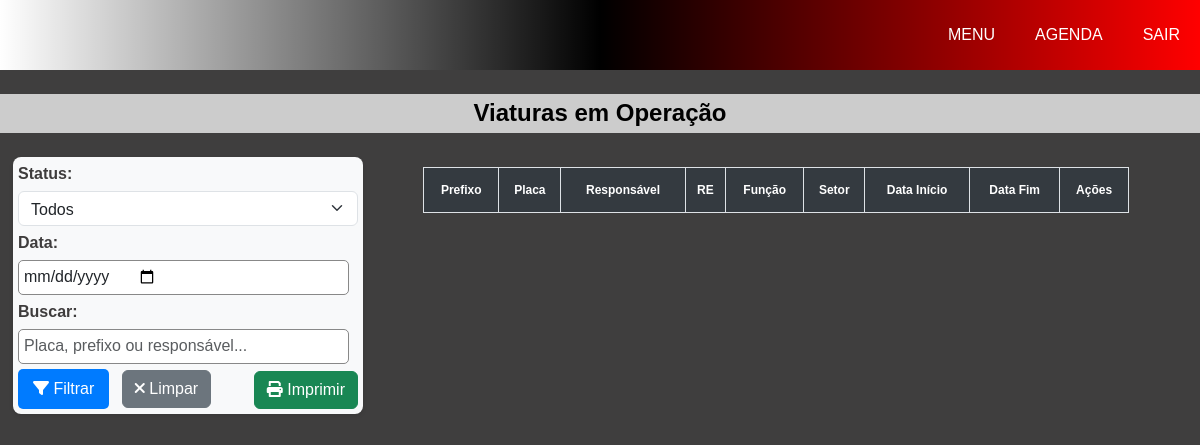
Page /p4/visualizar_viaturas_operando.php on the earlier database version.
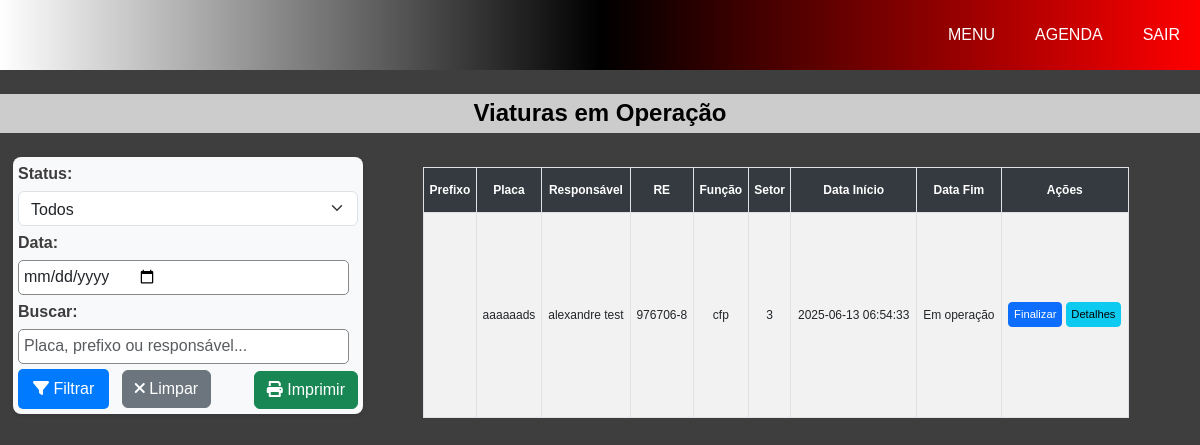
Same page on the later database version.
### tables this page shows
CREATE TABLE `locacao_viatura` (
  `id_locacao` int(11) NOT NULL,
  `id_viatura` int(11) NOT NULL,
  `id_funcao` int(11) NOT NULL,
  `id_p1responsavel` int(11) NOT NULL,
  `datainicio` datetime NOT NULL DEFAULT current_timestamp(),
  `datafim` datetime DEFAULT NULL
);

CREATE TABLE `p1` (
  `id` int(11) NOT NULL,
  `RE` varchar(8) NOT NULL,
  `NomeCompleto` varchar(55) NOT NULL,
  `NomeGuerra` varchar(50) NOT NULL,
  `DataNascimento` date NOT NULL,
  `DataAdmissao` date NOT NULL,
  `Id_TipoSanguineo` int(1) NOT NULL,
  `Id_CidadeNatal` int(5) NOT NULL,
  `Id_CidadeEndereco` int(5) NOT NULL,
  `NomePai` varchar(55) NOT NULL,
  `NomeMae` varchar(55) NOT NULL,
  `Id_EstadoCivil` int(1) NOT NULL,
  `CPF` varchar(14) NOT NULL,
  `RG` varchar(12) NOT NULL,
  `CNH` varchar(11) NOT NULL,
  `ValidadeCNH` date NOT NULL,
  `Id_CategoriaCNH` int(1) NOT NULL,
  `Id_SATCNH` int(1) NOT NULL,
  `CEP` varchar(9) NOT NULL,
  `Endereco` varchar(100) NOT NULL,
  `Numero` int(5) NOT NULL,
  `Id_Logradouro` int(2) DEFAULT NULL,
  `Bairro` varchar(50) NOT NULL,
  `Complemento` varchar(100) DEFAULT NULL,
  `NomeConjuge` varchar(70) DEFAULT NULL,
  `DtNascConjuge` date DEFAULT NULL,
  `Id_Sexo` int(1) NOT NULL,
  `Telefone1` varchar(15) NOT NULL,
  `Telefone2` varchar(15) DEFAULT NULL,
  `TelefoneRecados` varchar(15) NOT NULL,
  `img` varchar(80) DEFAULT 'img/usuario.png',
  `Id_graduacao` int(2) NOT NULL,
  `Id_estadoAtual` int(2) NOT NULL,
  `Id_estadoNatal` int(2) NOT NULL,
  `DtApresentacao` date NOT NULL,
  `status` int(1) NOT NULL DEFAULT 1
);

CREATE TABLE `p4_funcao` (
  `id_funcao` int(11) NOT NULL,
  `funcao` varchar(55) NOT NULL,
  `local` varchar(55) NOT NULL
);

### p4/visualizar_viaturas_operando.php (the view, shortened to what this page needs)
<?php require_once("./menu.php"); ?>
<!DOCTYPE html>
<html lang="pt-br">
<head>
    <link rel="stylesheet" href="../css/estilo.css">
    <link rel="stylesheet" href="https://cdnjs.cloudflare.com/ajax/libs/font-awesome/6.0.0-beta3/css/all.min.css">
    <link href="https://cdn.jsdelivr.net/npm/bootstrap@5.3.0/dist/css/bootstrap.min.css" rel="stylesheet">
</head>
<body>
<h1 class="titulo text-center mt-4 mb-4">Viaturas em Operação</h1>
<?php
require_once("../conexao/conexao.php");
$dataFiltro = $_GET['data'] ?? '';
$statusFiltro = $_GET['status'] ?? 'todos';
$sql = "SELECT lv.id_locacao, lv.datainicio, lv.datafim,
        GROUP_CONCAT(DISTINCT setr.setor) AS setores,
        vi.placa, vi.prefixo,
        inv.id,
        f.funcao,
        p1.RE, p1.NomeCompleto,
        tab.tipo
FROM locacao_viatura AS lv
INNER JOIN p4_inventario AS inv ON lv.id_viatura = inv.id
INNER JOIN p4_tipo_tabelas as tab on tab.id_tabela = inv.idTipo_tabela
INNER JOIN p4_viaturas AS vi ON inv.numerodepatrimonio = vi.numerodepatrimonio
INNER JOIN p4_funcao AS f ON lv.id_funcao = f.id_funcao
LEFT JOIN locacao_setor as setr on setr.id_locacao = lv.id_locacao
INNER JOIN p1 ON lv.id_p1responsavel = p1.id";
$sql .= " GROUP BY lv.id_locacao, lv.datainicio, lv.datafim, vi.placa, vi.prefixo, inv.id, f.funcao, p1.RE, p1.NomeCompleto, tab.tipo";
$sql .= " ORDER BY lv.datainicio DESC";
$stmt = $conexao->prepare($sql);
$stmt->execute();
$viaturas = $stmt->fetchAll(PDO::FETCH_ASSOC);
?>
<div class="container" style="margin-bottom: 100px; margin-left: 1px;">
    <div class="filtro-container">
        <div class="filtro-item">
            <label for="statusFiltro">Status:</label>
            <select id="statusFiltro" class="form-select">
                <option value="todos" <?= $statusFiltro === 'todos' ? 'selected' : '' ?>>Todos</option>
            </select>
        </div>
        <div class="filtro-item">
            <label for="dataFiltro">Data:</label>
            <input type="date" id="dataFiltro" class="form-control" value="<?= $dataFiltro ?>">
        </div>
        <div class="filtro-item">
            <label for="buscaViatura">Buscar:</label>
            <input type="text" id="buscaViatura" class="form-control" placeholder="Placa, prefixo ou responsável...">
        </div>
        <div class="filtro-item">
            <button type="button" class="btn btn-filtrar" onclick="aplicarFiltros()">
                <i class="fas fa-filter"></i> Filtrar
            </button>
            <button type="button" class="btn btn-secondary ms-2" onclick="limparFiltros()">
                <i class="fas fa-times"></i> Limpar
            </button>
        </div>
           <div class="ms-auto">
        <button type="button" class="btn btn-success" onclick="imprimirRelatorio()">
            <i class="fas fa-print"></i> Imprimir
        </button>
    </div>
    </div>
 <table class="table table-striped table-bordered table-hover table-sm">
       <thead>
        <tr>
            <th>Prefixo</th>
            <th>Placa</th>
            <th>Responsável</th>
            <th>RE</th>
            <th>Função</th>
            <th>Setor</th>
            <th>Data Início</th>
            <th>Data Fim</th>
            <th>Ações</th>
        </tr>
    </thead>
    <tbody id="tabelaViaturas">
        <?php foreach ($viaturas as $viatura): ?>
            <?php
                $id_locacao = $viatura['id_locacao'] ?? 0;
                $id_viatura = $viatura['id'] ?? 0;
                $id_tipo = $viatura['tipo'] ?? "sem";
            ?>
            <tr>
                <td><?= htmlspecialchars($viatura['prefixo'] ?? '') ?></td>
                <td><?= htmlspecialchars($viatura['placa'] ?? '') ?></td>
                <td><?= htmlspecialchars($viatura['NomeCompleto'] ?? '') ?></td>
                <td><?= htmlspecialchars($viatura['RE'] ?? '') ?></td>
                <td><?= htmlspecialchars($viatura['funcao'] ?? '') ?></td>
                <td><?= htmlspecialchars($viatura['setores'] ?? '') ?></td>
                <td><?= htmlspecialchars($viatura['datainicio'] ?? '') ?></td>
                <td><?= !empty($viatura['datafim']) ? htmlspecialchars($viatura['datafim']) : 'Em operação' ?></td>
                <td>
                    <?php if(empty($viatura['datafim'])): ?>
                        <button class="btn btn-primary btn-sm" onclick="finalizarOperacao(<?= $id_locacao ?>, <?= $id_viatura ?>)">
                            Finalizar
                        </button>
                    <?php endif; ?>
                    <button class="btn btn-info btn-sm" onclick="visualizarDetalhes(<?= $id_locacao ?>, <?= $id_viatura ?>, '<?= htmlspecialchars($id_tipo, ENT_QUOTES) ?>')">
                        Detalhes
                    </button>
                </td>
            </tr>
        <?php endforeach; ?>
    </tbody>
    </table>
</div>
</body>
</html>

Differences in the rows shown:
added locacao_viatura: placa "aaaaaads", id_p1responsavel.NomeCompleto "alexandre test", id_p1responsavel.RE "976706-8", id_funcao.funcao "cfp", setores "3", datainicio "2025-06-13 06:54:33", shows "Em operação"
